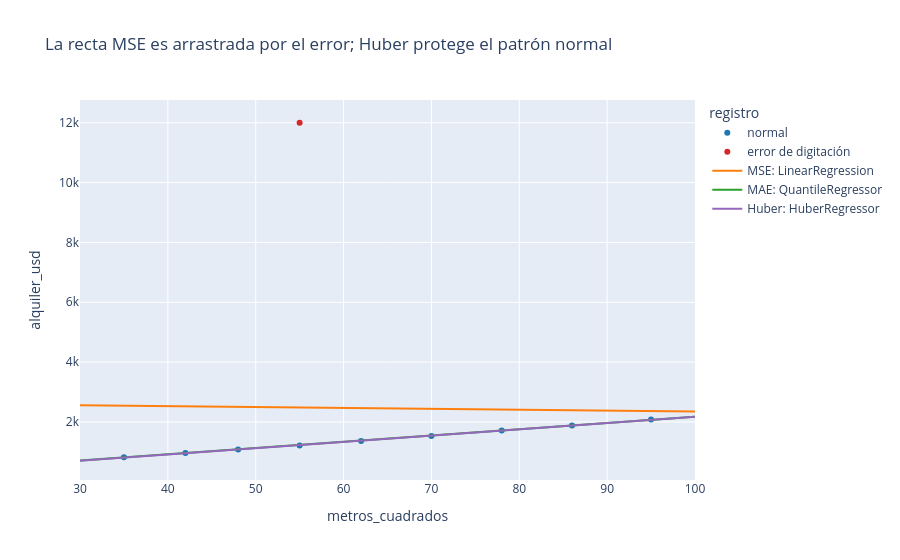

The code cell stored with this chart in its notebook:
### Code cell
metros_linea = np.linspace(30, 100, 200).reshape(-1, 1)
fig = px.scatter(
    entrenamiento, x="metros_cuadrados", y="alquiler_usd", color="registro",
    title="La recta MSE es arrastrada por el error; Huber protege el patrón normal",
    color_discrete_map={"normal": "#1f77b4", "error de digitación": "#d62728"},
)
colores = ["#ff7f0e", "#2ca02c", "#9467bd"]
for (nombre, modelo), color in zip(modelos.items(), colores):
    fig.add_trace(go.Scatter(
        x=metros_linea.ravel(), y=modelo.predict(metros_linea), mode="lines",
        name=nombre, line={"color": color},
    ))
fig.show()

### Figure 1 — Plotly figure (JSON) as saved in the notebook; plotly's stock layout.template omitted (floating-point values rounded to 4 significant figures; data arrays with more than 128 entries replaced by an {"elided": "..."} marker saying what was removed)
{"data": [{"hovertemplate": "registro=normal<br>metros_cuadrados=%{x}<br>alquiler_usd=%{y}<extra></extra>", "legendgroup": "normal", "marker": {"color": "#1f77b4", "symbol": "circle"}, "mode": "markers", "name": "normal", "orientation": "v", "showlegend": true, "type": "scatter", "x": [35, 42, 48, 55, 62, 70, 78, 86, 95], "xaxis": "x", "y": [820, 960, 1080, 1210, 1360, 1530, 1710, 1880, 2080], "yaxis": "y"}, {"hovertemplate": "registro=error de digitación<br>metros_cuadrados=%{x}<br>alquiler_usd=%{y}<extra></extra>", "legendgroup": "error de digitación", "marker": {"color": "#d62728", "symbol": "circle"}, "mode": "markers", "name": "error de digitación", "orientation": "v", "showlegend": true, "type": "scatter", "x": [55], "xaxis": "x", "y": [12000], "yaxis": "y"}, {"line": {"color": "#ff7f0e"}, "mode": "lines", "name": "MSE: LinearRegression", "type": "scatter", "x": {"elided": "200 float values"}, "y": {"elided": "200 float values"}}, {"line": {"color": "#2ca02c"}, "mode": "lines", "name": "MAE: QuantileRegressor", "type": "scatter", "x": {"elided": "200 float values"}, "y": {"elided": "200 float values"}}, {"line": {"color": "#9467bd"}, "mode": "lines", "name": "Huber: HuberRegressor", "type": "scatter", "x": {"elided": "200 float values"}, "y": {"elided": "200 float values"}}], "layout": {"legend": {"title": {"text": "registro"}, "tracegroupgap": 0}, "title": {"text": "La recta MSE es arrastrada por el error; Huber protege el patrón normal"}, "xaxis": {"anchor": "y", "domain": [0, 1], "title": {"text": "metros_cuadrados"}}, "yaxis": {"anchor": "x", "domain": [0, 1], "title": {"text": "alquiler_usd"}}}}
